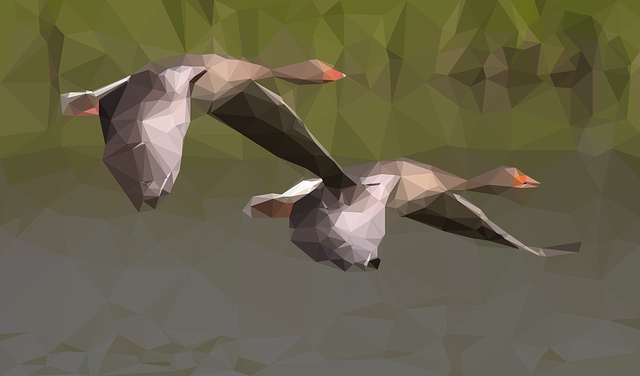
%> input picture Part_One/geese.png, 640 x 376 px
$ octave part_one.m   (GNU Octave 9; MATLAB toolbox functions it lacks are replaced by stand-ins)
%> lines starting %> are read from the running program, lines starting %| are printed output that depends on the picture; in (x1, y1, x2, y2) boxes, pixels count from 0 and x2, y2 are one past the last pixel; in counts of white or black regions, pixels touching at a corner belong together; the program's own positions count from 1
pkg load image
sample_image = imread("geese.png"); % reads the image for proccesing
%> sample_image is the input picture: size 376x640x3 uint8; mean R, G, B 103.3, 98, 73.5
imshow(sample_image); % we display the image
greyscaled_sample_image = rgb2gray(sample_image); % this function turn the image to grey scale
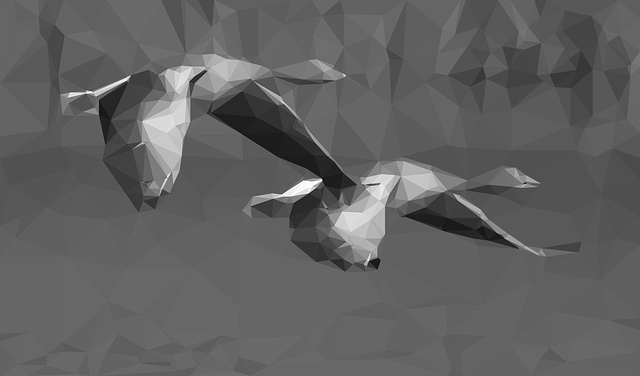
%> greyscaled_sample_image: size 376x640 uint8; min 5, max 255, mean 96.8
imshow(greyscaled_sample_image); % we show the greyscaled image
sample_image_px_count = numel(sample_image); % this function counts the amount of pixels in the image px_count = 721920
%> sample_image_px_count = 721920
sample_image_min = min(min(min(sample_image))); % returns a min value
%> sample_image_min = 0
sample_image_max = max(max(max(sample_image))); % returns a max value
%> sample_image_max = 255
sample_image_mean = mean(mean(mean(sample_image))); % returns a matrix of all mean values in rows
%> sample_image_mean = 91.61
disp(sample_image_px_count); % prints to console the px_count
%| 721920
disp(sample_image_min);
%| 0
disp(sample_image_max);
%| 255
printf("sample mean  = %d",sample_image_px_count);
%| sample mean  = 721920

sample_image = greyscaled_sample_image; % we set the original image to the greyscaled version
sample_image_transform = sample_image; % we dont want to overide the transfprmation so we save sample_image in a new variable
sample_image_transform(sample_image>sample_image_mean) = 1; % as asked on the assignment, for all values greater than the mean the pixel values will equal zero
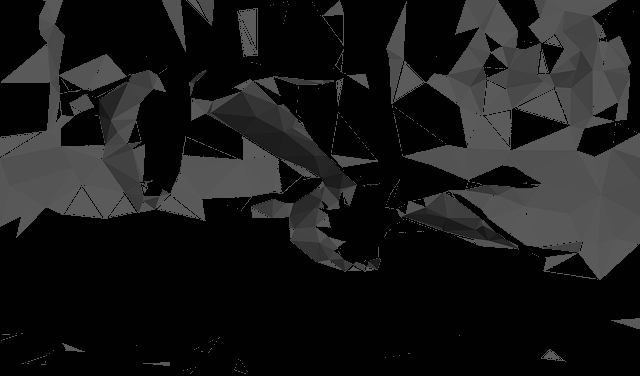
%> sample_image_transform: size 376x640 uint8; min 1, max 91, mean 26.2
sample_image_transform(sample_image<sample_image_mean) = 0; % as above but if it less than the mean
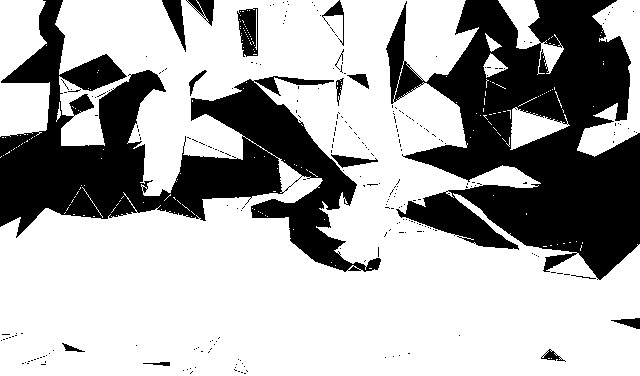
%> sample_image_transform: size 376x640 uint8; values 0 (black) and 1 (white), 67.2% white; 261 black regions (245 under 20 px), largest, box (x1, y1, x2, y2) and area: (386, 0, 640, 280) 41120, (0, 0, 381, 272) 34253, (237, 8, 258, 57) 744

figure() % we create a figure in which we will plot the greyscaled image and the transformed image
subplot(1,2,1)
imshow(sample_image,[])
title('Original greyscaled geese image')
subplot(1,2,2)
imshow(sample_image_transform,[])
title('Transformed image')
